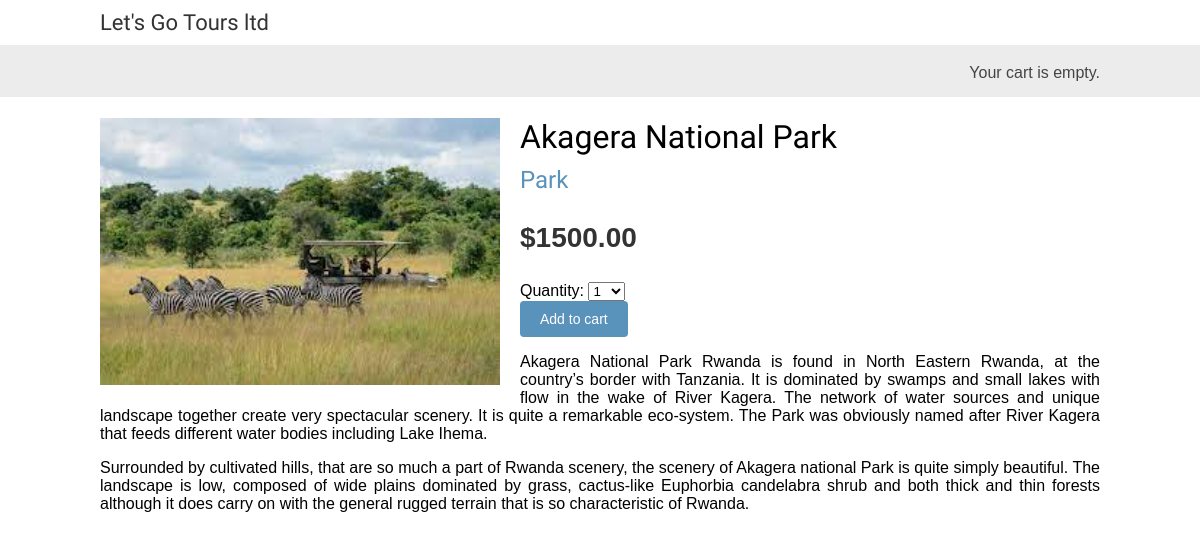
/2/akagera-national-park/, run on the app's committed database.
### shop/models.py (models this page shows, shortened)
class Product(models.Model):
    category=models.ForeignKey(Category,
                               related_name='products',
                               on_delete=models.CASCADE)
    name=models.CharField(max_length=200)
    slug=models.SlugField(max_length=200)
    image=models.ImageField(upload_to='product/%Y/%m/%d',
                            blank=True)
    description=models.TextField(blank=True)
    price=models.DecimalField(max_digits=10,
                              decimal_places=2)
    available=models.BooleanField(default=True)
    created=models.DateTimeField(auto_now_add=True)
    updated=models.DateTimeField(auto_now=True)
    class Meta:
        ordering=['name']
        indexes=[
            models.Index(fields=['id','slug']),
            models.Index(fields=['name']),
            models.Index(fields=['-created'])
        ]

class Category(models.Model):
    name=models.CharField(max_length=200)
    slug=models.SlugField(max_length=200,
                          unique=True)
    class Meta:
        ordering=['name']
        indexes=[
            models.Index(fields=['name']),
        ]
        verbose_name='category'
        verbose_name_plural='categories'
    def __str__(self):
        return self.name
    def get_absolute_url(self):
        return reverse('shop:product_list_by_category',
                       args=[self.slug])

### shop/views.py (the view)
# urls.py: path('<int:id>/<slug:slug>/',views.product_detail,name='product_detail')
def product_detail(request,id,slug):
    product=get_object_or_404(Product,
                              id=id,
                              slug=slug,
                              available=True)
    cart_product_form=CartAddProductForm()
    return render(request,
                  'shop/product/detail.html',
                  {'product':product,
                   'cart_product_form':cart_product_form})

### cart/forms.py
class CartAddProductForm(forms.Form):
    quantity=forms.TypedChoiceField(
                                choices=PRODUCT_QUANTITY_CHOICES,coerce=int)
    override=forms.BooleanField(required=False,
                                initial=False,
                                widget=forms.HiddenInput)

### shop/templates/shop/product/detail.html (shortened to what this page needs)
{% extends "shop/base.html" %}
{% load static %}
{% block content %}
 <div class="product-detail">
 <img src="{% if product.image %}{{ product.image.url }}{% else %}
 {% static "img/no_image.png" %}{% endif %}">
 <h1>{{ product.name }}</h1>
 <h2>
 <a href="{{ product.category.get_absolute_url }}">
 {{ product.category }}
 </a>
 </h2>
 <p class="price">${{ product.price }}</p>
 <form action="{% url "cart:cart_add" product.id %}" method="post">
    {{ cart_product_form }}
    <input type="submit" value="Add to cart">
   </form>
 {{ product.description|linebreaks }}
 </div>
{% endblock %}

### shop/static/css/base.css (style rules this page uses)
body { margin:0; padding:0; font-family:helvetica, sans-serif; }
h1, h2, h3, h4, h5 , h6 { font-family: 'Ubuntu', sans-serif; font-weight:normal; }
a { text-decoration:none; color:#5993bb; }
a.button, input[type="submit"] { color:#fff; background:#5993bb; border-radius:4px; padding:10px 20px; font-size:14px; border:0; }
.product-detail { text-align:justify; }
.product-detail .price { color:#333; font-size:28px; font-weight:bold; }
.product-detail img { width:40%; float:left; padding:0 20px 20px 0; }
.product-detail h1 { margin-bottom:0; }
.product-detail h2 { margin-top:10px; }

### data on the page
Product: image (picture), name "Akagera National Park", category "Park", price "1500.00", description "Akagera National Park Rwanda is found in North Eastern Rwanda, at the country’s border with Tanzania. It is dominated by swamps and small lakes with flow in the wake of River Kagera. The network of water sources and unique landscape together create very spectacular scenery. It is quite a remarkable eco-system. The Park was obviously named after River Kagera that feeds different water bodies including Lake Ihema. Surrounded by cultivated hills, that are so much a part of Rwanda scenery, the scenery of Akagera national Park is quite simply beautiful. The landscape is low, composed of wide plains dominated by grass, cactus-like Euphorbia candelabra shrub and both thick and thin forests…"
